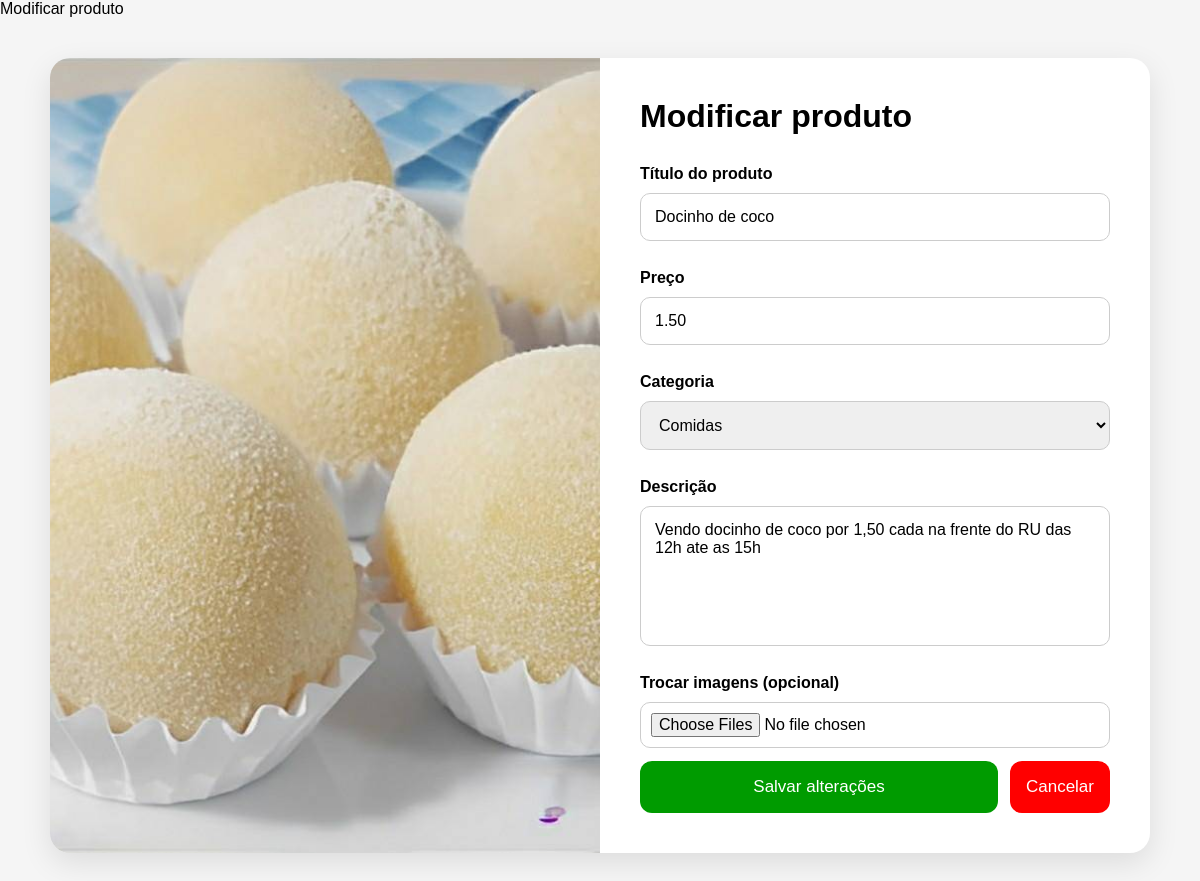
Screenshot of /produtos/produto/modificar/5/ (signed in) with the database file from the repository.
### produtos/models.py (models this page shows, shortened)
class ImagemProduto(models.Model):
    produto = models.ForeignKey(
        Produto, on_delete=models.CASCADE,
        related_name='imagens'
    )
    imagem = models.ImageField(upload_to='produtos/')

class Produto(models.Model):
    nome = models.CharField(max_length=200)
    descricao = models.TextField()
    preco = models.DecimalField(max_digits=10, decimal_places=2)
    categoria = models.CharField(max_length=50, choices=CATEGORIAS)
    vendido = models.BooleanField(default=False)
    vendedor = models.ForeignKey(
        settings.AUTH_USER_MODEL,
        on_delete=models.CASCADE,
        related_name='produtos'
    )

### produtos/views.py (the view, shortened to what this page needs)
# urls.py: path('produto/modificar/<int:produto_id>/', ModificarProdutoView.as_view(), name='modificar_produto'),
class ModificarProdutoView(LoginRequiredMixin, View):
    def get(self, request, produto_id):
        produto = get_object_or_404(Produto, id=produto_id, vendedor=request.user)
        form = ProdutoForm(instance=produto)
        return render(request, 'produtos/modificar_produto.html',{
            'form': form,
            'produto': produto,
        })

### produtos/forms.py (shortened to what this page needs)
class ProdutoForm(forms.ModelForm):
    class Meta:
        model = Produto
        fields = ['nome', 'descricao', 'preco', 'categoria']
        labels = {
            'nome': 'Nome do produto',
            'descricao': 'Descrição',
            'preco': 'Preço(R$)',
            'categoria' : 'Categoria',
            'imagem' : 'Foto do produto',
        }

### notificacoes/context_processors.py (called while the page is built)
def notificacoes_nao_lidas(request):
        if not request.user.is_authenticated:
            return {'notificacoes_count': 0}
        count = Notificacao.objects.filter(
            usuario=request.user,
            lida=False
        ).count()
        return {'notificacoes_count': count}

### templates/produtos/modificar_produto.html (shortened to what this page needs)
{% load static %}
{% block extra_css %}
<link rel="stylesheet" href="{% static 'produtos/registrar_venda.css' %}">
{% endblock %}
{% block content %}
<div class="container">
    <div class="card">
        <div class="image_area">
            {% with produto.imagens.first as img %}
                {% if img %}
                    <img src="{{ img.imagem.url }}" alt="{{ produto.nome }}">
                {% else %}
                    <img src="{% static 'accounts/Images/PassaPraFrente_logo.png' %}" alt="Sem imagem">
                {% endif %}
            {% endwith %}
        </div>
        <div class="info_area">
            <h1>Modificar produto</h1>
            <form method="POST" enctype="multipart/form-data">
                <label>Título do produto
                    <input type="text" name="nome" value="{{ produto.nome }}" required>
                </label>
                <label>Preço
                    <input type="number" name="preco" step="0.01" min="0.01"
                           value="{{ produto.preco }}" required>
                </label>
                <label>Categoria
                    <select name="categoria">
                        {% for valor, nome in form.fields.categoria.choices %}
                            <option value="{{ valor }}"
                                {% if valor == produto.categoria %}selected{% endif %}>
                                {{ nome }}
                            </option>
                        {% endfor %}
                    </select>
                </label>
                <label>Descrição
                    <textarea name="descricao" required>{{ produto.descricao }}</textarea>
                </label>
                <label class="upload">
                    Trocar imagens (opcional)
                    <input type="file" name="imagens" multiple accept="image/*">
                </label>
                <div class="info_area_buttons">
                    <button type="submit" style="width:100%">Salvar alterações</button>
                    <a href="{% url 'meus_produtos' %}" style="flex:1">
                        <button type="button" class="cancel_button" style="width:100%">Cancelar</button>
                    </a>
                </div>
            </form>
        </div>
    </div>
</div>
{% endblock %}

### static/produtos/registrar_venda.css (style rules this page uses)
* { margin: 0; padding: 0; box-sizing: border-box; font-family: Arial; --green1: #009b00; --red: #ff0000; --background1: #f5f5f5; --grey-text: #999; }
.container { width: 100%; min-height: 100vh; display: flex; justify-content: center; align-items: center; padding: 40px; }
.card { width: 100%; max-width: 1100px; background: white; border-radius: 20px; display: flex; overflow: hidden; box-shadow: 0px 10px 30px rgba(0,0,0,0.1); }
.image_area { width: 50%; background: #ececec; }
.image_area img { width: 100%; height: 100%; object-fit: cover; }
.info_area { width: 50%; padding: 40px; display: flex; flex-direction: column; }
.info_area h1 { margin-bottom: 30px; font-size: 32px; }
form { display: flex; flex-direction: column; }
label { display: flex; flex-direction: column; gap: 10px; margin-bottom: 8px; font-weight: bold; }
input, select, textarea { margin-bottom: 20px; padding: 14px; border-radius: 10px; border: 1px solid #ccc; outline: none; font-size: 16px; }
input[type=number] { appearance: textfield; }
textarea { resize: none; height: 140px; }
input[type="file"] { background: white; padding: 10px; margin-bottom: 5px; border-radius: 10px; }
button { padding: 16px; border: none; background: var(--green1); color: white; font-size: 17px; border-radius: 12px; cursor: pointer; transition: 0.3s; }
.info_area_buttons { display: flex; gap: 12px; }
.cancel_button { background: var(--red); color: white; transition: 0.3s; }

### rows the page displays
ImagemProduto: imagem (picture)
Produto: nome "Docinho de coco", preco "1.50", categoria "Comidas", descricao "Vendo docinho de coco por 1,50 cada na frente do RU das 12h ate as 15h"
